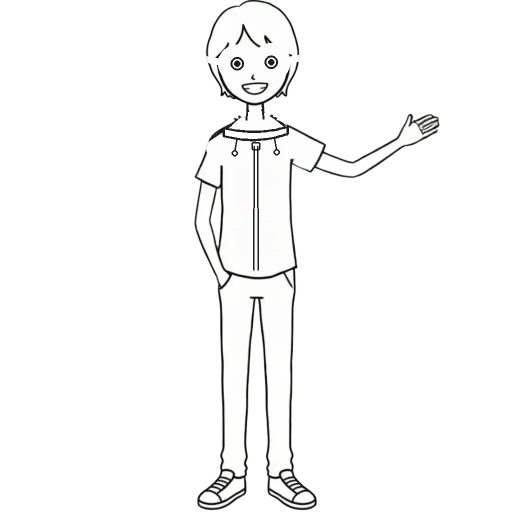
#> input picture Material/frames_new/1.webp, 1024 x 1024 px, found by its file name (shown at 1/2 size)
$ python inspect_avatar.py
#> lines starting #> are read from the running program, lines starting #| are printed output that depends on the picture; pictures that were not available may be replaced by others from this repository, and a replacement may not be noted
from PIL import Image
import os

os.makedirs('Material/debug', exist_ok=True)

# 帧1 (全身) 和窗户图
img1 = Image.open('textures/corridor/avatar_anim/1.webp').convert('RGBA')
#> img1 is the input picture: PIL image 1024x1024 RGBA; mean R, G, B, A 239.8, 239.3, 239.7, 38
imgw = Image.open('textures/entrance/avatar_window.webp').convert('RGBA')
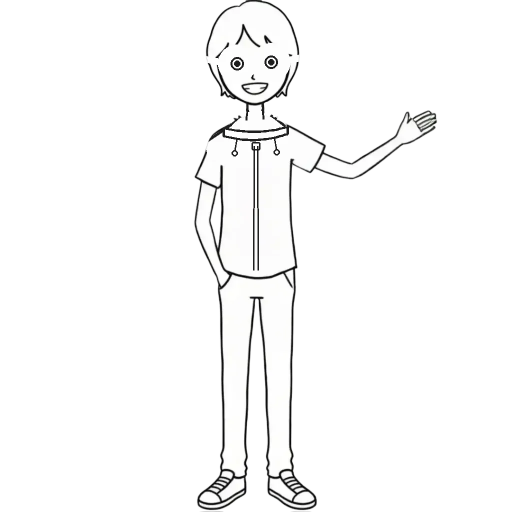
#> input picture Material/frames_new/2.webp, 1024 x 1024 px, given in place of avatar_window.webp, which was not available (shown at 1/2 size)
#> imgw is the input picture: PIL image 1024x1024 RGBA; mean R, G, B, A 172.6, 172.4, 172.5, 38.1
print('frame size:', img1.size, 'window size:', imgw.size)
#| frame size: (1024, 1024) window size: (1024, 1024)

# 帧1: 头部区域放大
img1.crop((350, 20, 680, 320)).resize((660, 600)).save('Material/debug/f1_head.png')
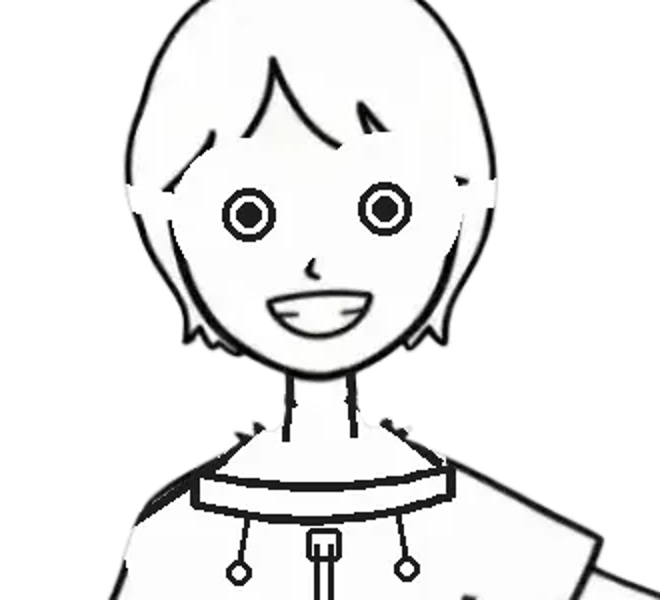
#> saved as f1_head.png: PIL image 660x600 RGBA; mean R, G, B, A 103.5, 103.5, 103.5, 120; transparent parts drawn white
# 帧1: 领口/上身区域
img1.crop((350, 180, 680, 560)).resize((660, 760)).save('Material/debug/f1_torso.png')
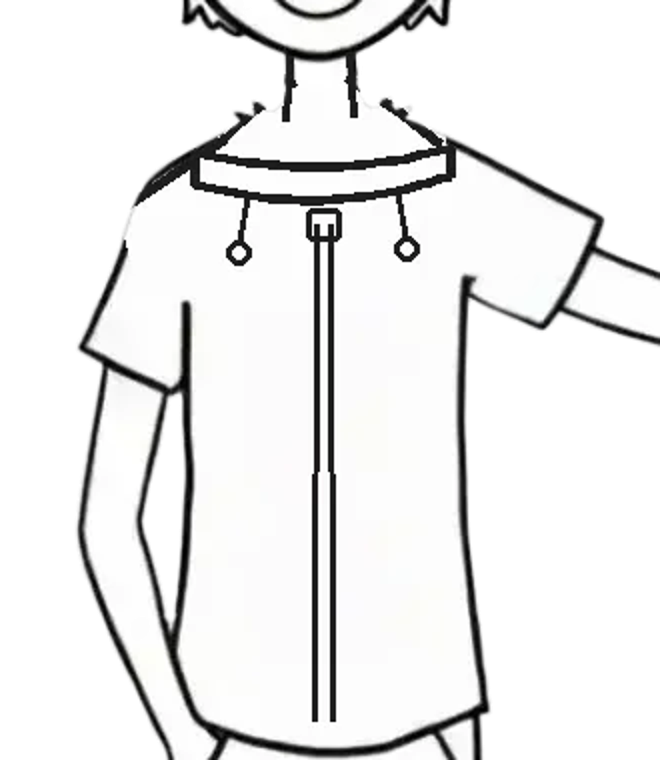
#> saved as f1_torso.png: PIL image 660x760 RGBA; mean R, G, B, A 116.3, 116.2, 116.1, 132.9; transparent parts drawn white

# 窗户图: 头部区域
imgw.crop((520, 220, 900, 560)).resize((760, 680)).save('Material/debug/w_head.png')
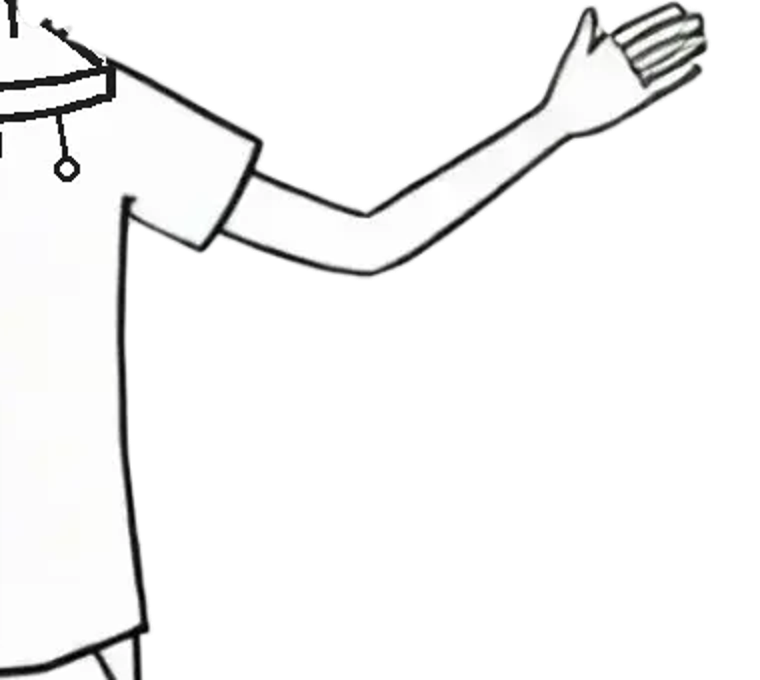
#> saved as w_head.png: PIL image 760x680 RGBA; mean R, G, B, A 61.1, 61.1, 61, 68.5; transparent parts drawn white
# 窗户图: 上身
imgw.crop((520, 450, 1024, 1024)).resize((756, 858)).save('Material/debug/w_torso.png')
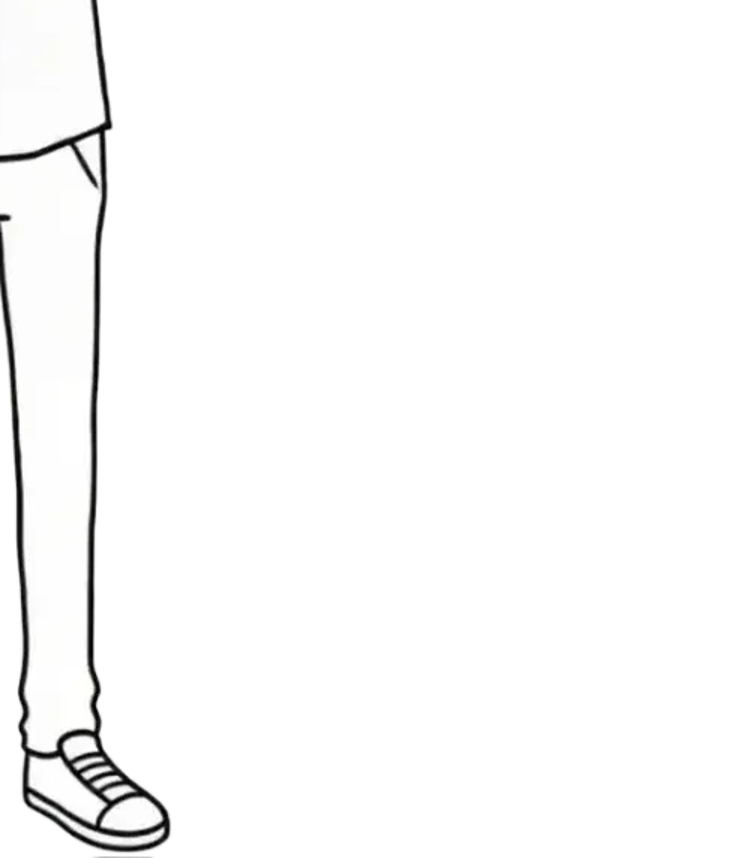
#> saved as w_torso.png: PIL image 756x858 RGBA; mean R, G, B, A 27.2, 27.2, 27.2, 31; transparent parts drawn white
print('done')
